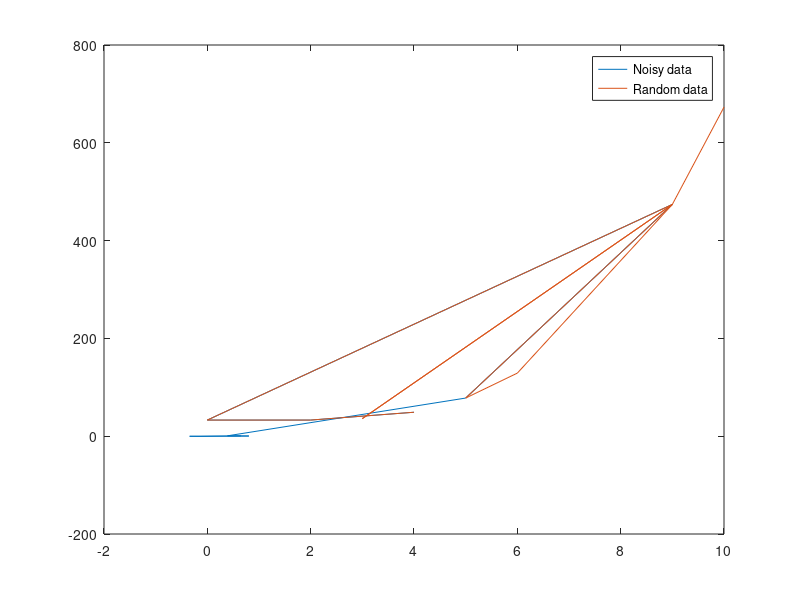

MATLAB code to generate this figure: (Note: this script raises an error after producing the figure.)
% Akash Mitra
% am132

%HW6

% Problem 1. Curve fitting. 
% Part 1. Take 10 x values on the interval 0 < x <= 10 and then create y
% values from the x values by plugging the x values into a third order
% polynomial of your choice. Add random noise to the data by choosing a random number
% in the interval [-D, D]. Start with D = 1. Plot your data in the x-y plane.

x = randi([0 10], 10, 1);

% Random 3rd order polynomial
p = [1 -4 4 33];
% Evaluating for x
y = polyval(p,x);

% Plotting data
figure;
plot(x,y, 'r-')
%set(gca,'FontSize',24);

% Creating noise
noise = -1 + (1+1)*rand(10,1);

% Random sampling from noise and insert into x
xx = x;
randindices = randperm(numel(xx)/2, numel(noise)/2);
randindices2 = randperm(numel(xx)/2, numel(noise)/2);
xx(randindices) = noise(randindices2);

% Random sampling in y
yy = y;
randindices = randperm(numel(yy)/2, numel(noise)/2);
randindices2 = randperm(numel(yy)/2, numel(noise)/2);
yy(randindices2) = noise(randindices);
plot(xx,yy, 'b-')

plot(xx, yy, x, y)
legend ('Noisy data','Random data');


% Part 2. Fit your data with polynomials from order 1 to 9. Plot the fitted
% polynomials together with the data. 

fit_1 = fit(xx, yy, 'poly1');
plot(fit_1, xx,yy)
set(gca,'FontSize',24);

fit_2 = fit(xx, yy, 'poly2');
plot(fit_2, xx,yy)
set(gca,'FontSize',24);

fit_3 = fit(xx, yy, 'poly3');
plot(fit_3, xx,yy)
set(gca,'FontSize',24);

fit_4 = fit(xx, yy, 'poly4');
plot(fit_4, xx,yy)
set(gca,'FontSize',24);

fit_5 = fit(xx, yy, 'poly5');
plot(fit_5, xx,yy)
set(gca,'FontSize',24);

fit_6 = fit(xx, yy, 'poly6');
plot(fit_6, xx,yy)
set(gca,'FontSize',24);

fit_7 = fit(xx, yy, 'poly7');
plot(fit_7, xx,yy)
set(gca,'FontSize',24);

fit_8 = fit(xx, yy, 'poly8');
plot(fit_8, xx,yy)
set(gca,'FontSize',24);

fit_9 = fit(xx, yy, 'poly9');
plot(fit_9, xx,yy)
set(gca,'FontSize',24);


% Part 3. On a separate plot, plot the R^2 and adjusted R^2 as a function
% of the order of the polynomial. 

[fit_out1, fit_metric1] = fit(xx,yy, fit_1);
[fit_out2, fit_metric2] = fit(xx,yy, fit_2);
[fit_out3, fit_metric3] = fit(xx,yy, fit_3);
[fit_out4, fit_metric4] = fit(xx,yy, fit_4);
[fit_out5, fit_metric5] = fit(xx,yy, fit_5);
[fit_out6, fit_metric6] = fit(xx,yy, fit_6);
[fit_out7, fit_metric7] = fit(xx,yy, fit_7);
[fit_out8, fit_metric8] = fit(xx,yy, fit_8);
[fit_out9, fit_metric9] = fit(xx,yy, fit_9);

rsquare = [fit_metric1.rsquare, fit_metric2.rsquare, fit_metric3.rsquare, fit_metric4.rsquare, fit_metric5.rsquare, fit_metric6.rsquare, fit_metric7.rsquare, fit_metric8.rsquare, fit_metric9.rsquare];
adf_rsquare = [fit_metric1.adjrsquare, fit_metric2.adjrsquare, fit_metric3.adjrsquare, fit_metric4.adjrsquare, fit_metric5.adjrsquare, fit_metric6.adjrsquare, fit_metric7.adjrsquare, fit_metric8.adjrsquare, fit_metric9.adjrsquare];

poly_degree = [1,2,3,4,5,6,7,8,9];

plot(poly_degree, rsquare, poly_degree, adf_rsquare);
legend ('R Square','Adjusted R Square');
title('Comparison of R Square and adjusted R Square over various polynomial degrees')
xlabel('Degree of Polynomial');
ylabel('R/Adjusted R Square');

% Part 4. Repeat parts 1 - 3 for D = 10 and D = 1000. Comment on the
% results. 

Variance_Polynomial_Degree(1);
Variance_Polynomial_Degree(10);
Variance_Polynomial_Degree(1000);

% The value of R and R square are closer with a smaller interval. The lines
% almost intersect with a degree of polynomial 2. As the interval is 
% increased, the R and R square grow further apart. At a larger interval,
% the R and R square take longer/higher degree of polynomial to intersect.

% Part 5. Now repeat parts 1-3 but take 100 x values on the interval 0 < x <=
% 10. Comment on the results. 

Variance_Polynomial_Degree_SampleSize(100);

% With a larger sampele size, the R and R Square overlap on all the 
% polynomial degrees.


% Problem 2. Basic statistics. 
% Part 1. Consider two different distributions - Gaussian numbers with a mean of
% 0 and variance 1 and Gaussian numbers with a mean of 1 and variance 1.
% (1) Make a plot of the average p-value for the t-test comparing N random
% numbers chosen from each of these two distributions as a function of N.

% Generate first set of Gaussian numbers

R = randn(10);
R1 = R(:) - mean(R(:));
R1_norm = reshape(R1/std(R1),size(R));

% Generate second set of Gaussian numbers
mean1 = 1;
std1 = 1;
R = randn(10);
R2 = R(:) - mean(R(:));
s = R2/std(R2)*std1;
R2_norm = reshape(s + mean1,size(R));

% Use N random points

Pval_overN(100,R1_norm, R2_norm);

% Part 2. Now keep the first distribution the same, but vary the mean of
% the second distribution between 0 and 10 with the same variance and
% repeat part one. Make a plot of all of these different curves on the same
% set of axes. What is special about the case where the mean of the second
% distribution is 0? 

% Generate new set of Gaussian numbers for second distribution

for i=0:10
    mean1 = i;
    std1 = 1;
    R = randn(10);
    R2 = R(:) - mean(R(:));
    s = R2/std(R2)*std1;
    R2_norm = reshape(s + mean1,size(R));

    [mean(R2_norm(:)),std(R2_norm(:))]

    Pval_inRange(100,R1_norm, R2_norm);
    
end

% With a mean of 0 in the second distribution, we obtain a scattered p
% value plot that starts high, is downward sloping and then proceeds to
% move upward to reach 1. All the other points are downward sloping towards
% 0.

% Part 3. Now keep the means of the two distributions at 0 and 1 as in part
% 1, but vary the variance of both distributions simultaneiously between 0.1 and 10 and plot the 
% p-values vs the number of numbers drawn as before. Comment on your results.  

for i=0.1:0.1:10

    % First set of Gaussian numbers
    mean1 = 0;
    std1 = i;
    R = randn(10);
    R1 = R(:) - mean(R(:));
    s = R1/std(R1)*std1;
    R1_norm = reshape(s + mean1,size(R));

    % Second set of Gaussian numbers
    mean2 = 1;
    std2 = i;
    R = randn(10);
    R2 = R(:) - mean(R(:));
    s = R2/std(R2)*std2;
    R2_norm = reshape(s + mean2,size(R));
    
    for j=0:10
        mean1 = j;
        std1 = 1;
        R = randn(10);
        R2 = R(:) - mean(R(:));
        s = R2/std(R2)*std1;
        R2_norm = reshape(s + mean1,size(R));

        Pval_inRange(100,R1_norm, R2_norm);

    end
end

% With variance between 0.1 and 10, the p-value plots are scattered all
% over the place. There are points with lower N sampling (closer to 0) that
% have p values between 0 and 1, and points with higher N sampling(closer 
% to 100). Due to changes in variance, there are drastic changes in p-
% values. 
% Note: To actually view the changes better, increment for loop by
% 1 instead of 0.1
